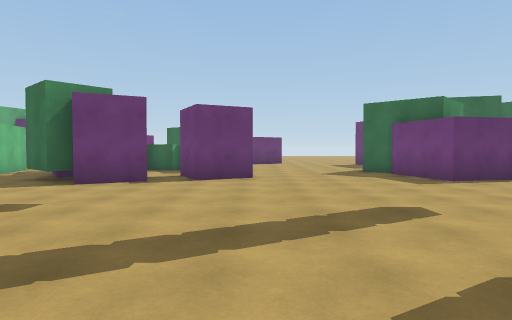
View 1 (above)

24 first-person views from a walk through a 3-D level made in the Unity game engine. The camera is 1.5 m above the floor, tilts 2° down and sees 75° across. The floor is counted in squares, 2 m on a side. Each view is taken from the middle of a square. On the plan, view 1 faces up. The plan holds only what a view shows up to about 11 squares ahead; the rest is blank. The place goes on beyond the plan. The player character is not drawn. Surface patterns are stand-ins for the level's own textures.

View 2
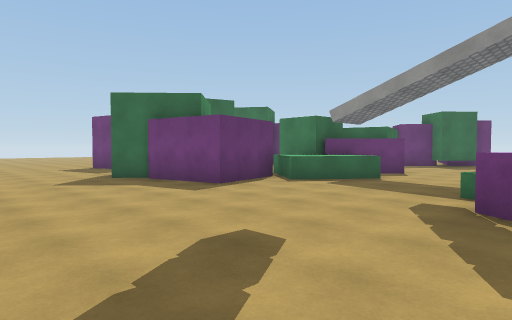

View 3
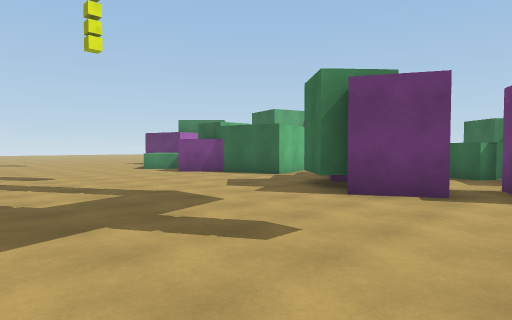

View 4
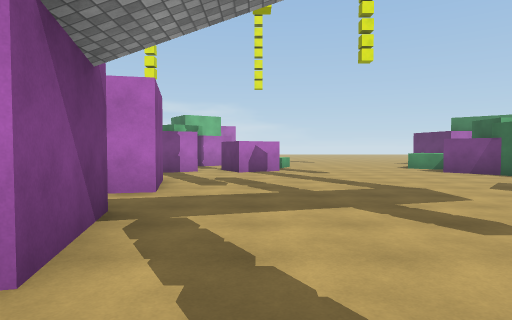

View 5
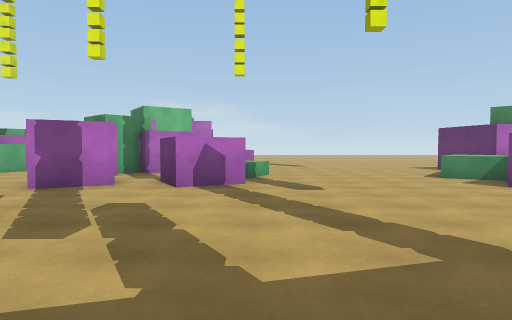

View 6
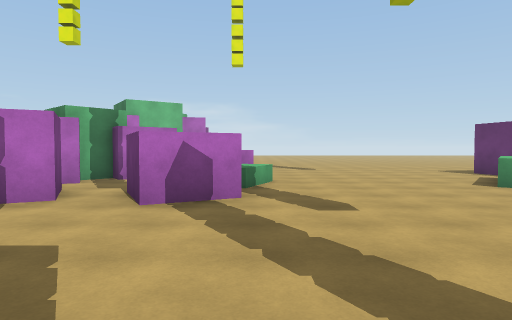

View 7
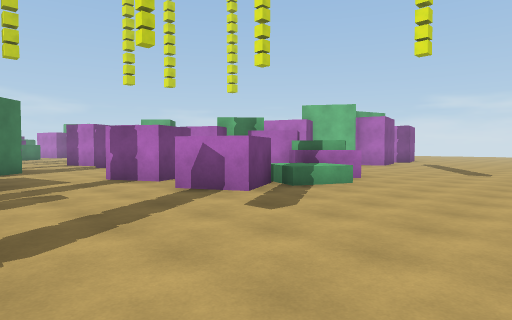

View 8
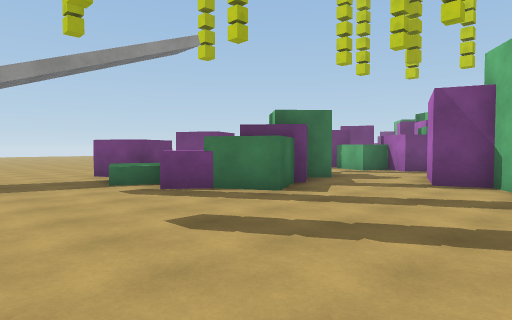

View 9
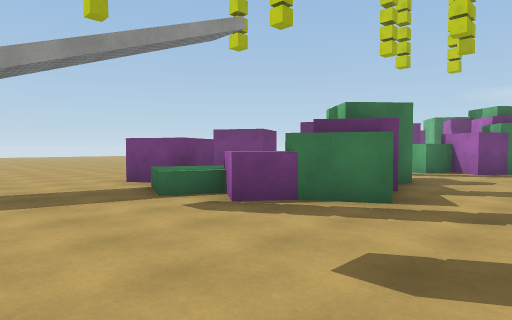

View 10
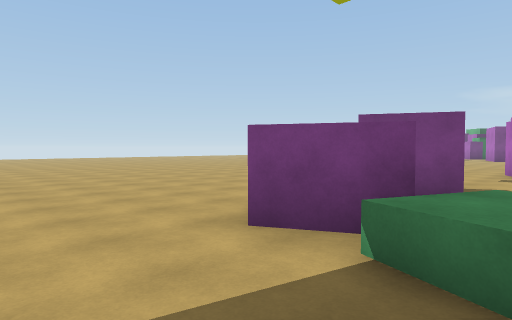

View 11
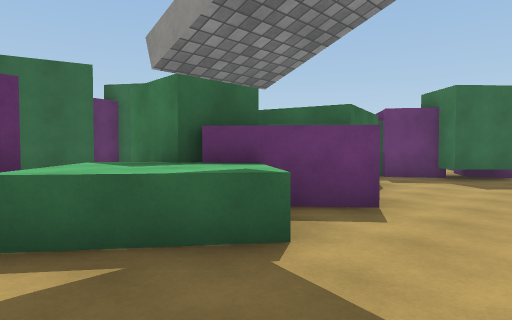

View 12
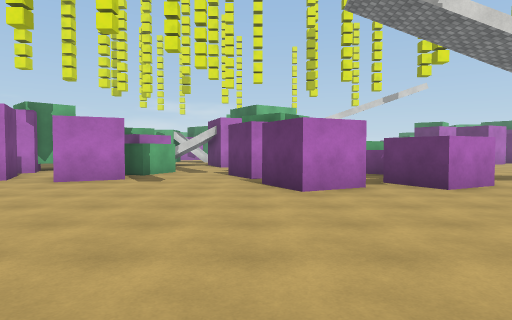

View 13
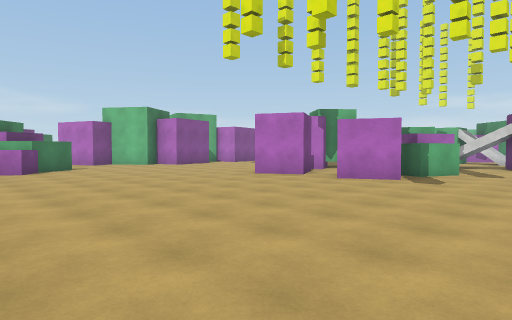

View 14
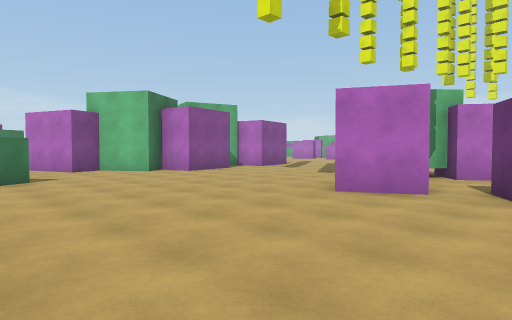

View 15
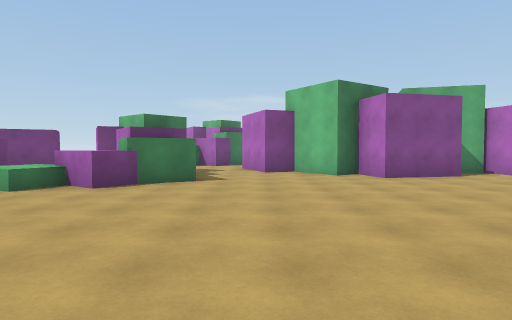

View 16
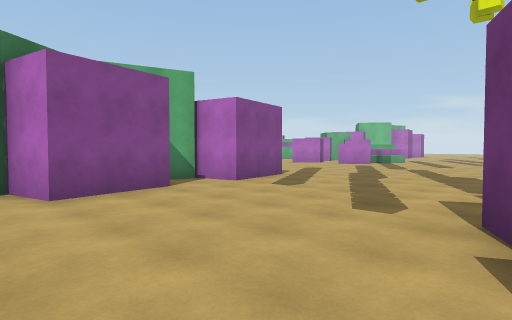

View 17
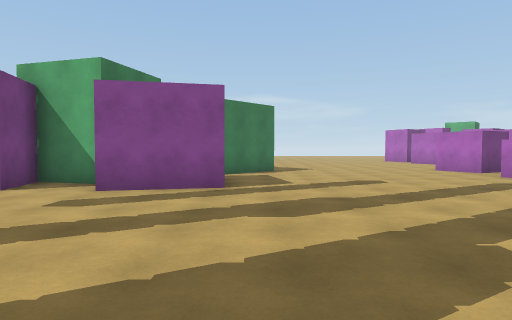

View 18
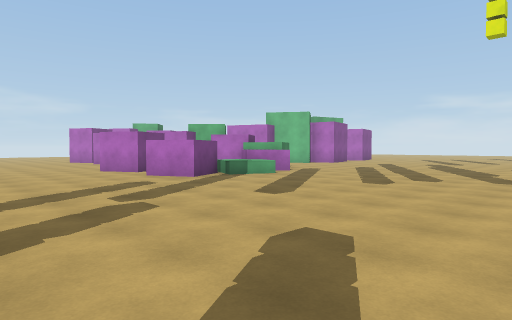

View 19
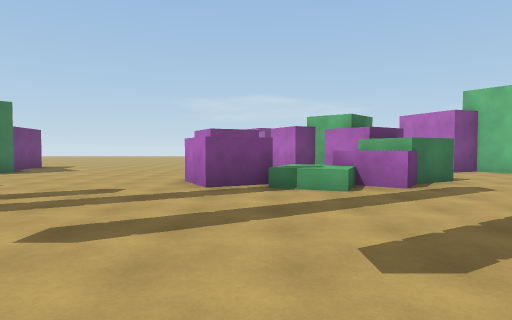

View 20
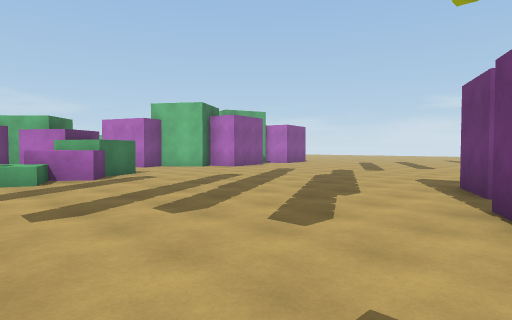

View 21
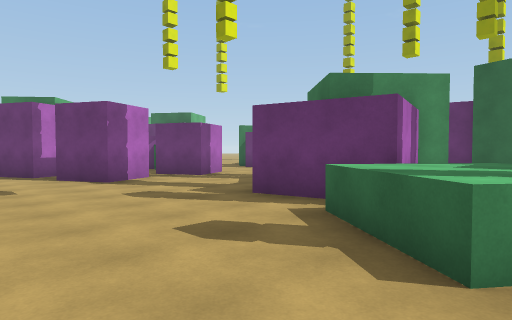

View 22
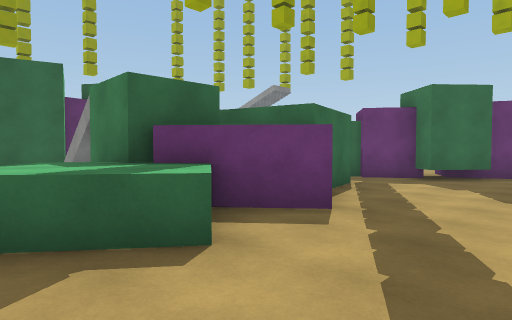

View 23
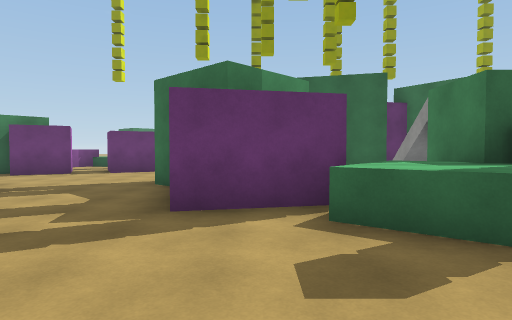

View 24
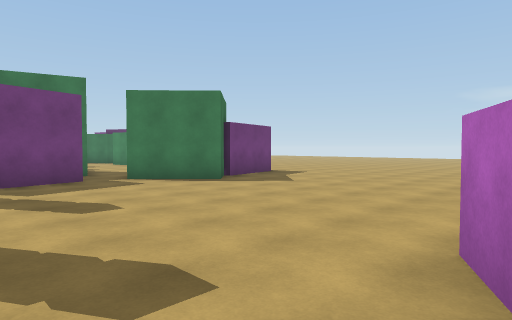

### Floor plan
Key: @ floor where view 1 was taken; # wall or solid block; . floor; = window, fence, low wall or low ledge; ^ raised ledge.
Columns run from 16 left of view 1 to 15 right of it. Each row starts with its distance up from view 1.
 15                   ..
 14                   ...    ##
 13                   ...  ###
 12             ###  ....    #
 11   #     #.   .  ....#
 10 ###^   ##.   .. ....##
  9 ..^^^###...# .##.....#  .#
  8 ...^.#.....###.#.....##^^#    .#
  7 ............#..........^^##  ..#
  6 ........................^.#....#
  5 ................................
  4 ................................
  3 .=.^.................#^^........
  2 .#^^##..............#^^##.......
  1  ## ##.............###.###......
  0  #####...##.### @...#  ##.......
 -1  #####...##  #  #...## ###......
 -2  ###.....##  #  ##...###........
 -3   ....... ###    ##............
 -4   ......  #       ..............
 -5  ## ...#  #       ...#..........
 -6    ##...  # #      #####........
 -7    #....###^#     ### #........
 -8    ##...#..^^#  #.######.......
 -9   ###.....^^^##....#####.......
-10  ##................###.........
-11 ...............................
-12 ...............................
-13 ...............................^
-14 .............................^^^
-15 ............................##
-16 ..................#..###....
-17 .......^.........###.####....
-18  ....^^^##.......# ###  ###..
-19   ..## =##.........#      #
-20  ... ##.##.......#..
-21 #..   ####......##
-22 ###    #  ......##
-23            ......#
-24            ......#
-25            ......
-26            .....

Positions as (right, up) in squares from view 1, and headings:
1: (0, 0), facing up
2: (0, 2), facing up-right
3: (-1, 2), facing up-left
4: (0, 2), facing left
5: (-4, 3), facing left
6: (-6, 3), facing left
7: (-7, 7), facing down-left
8: (-1, 6), facing down-right
9: (1, 6), facing down-right
10: (6, 5), facing down-right
11: (6, 4), facing up-right
12: (15, -2), facing left
13: (15, -2), facing down-left
14: (13, -6), facing down-left
15: (10, -7), facing down
16: (8, -10), facing down-left
17: (0, -10), facing down
18: (-2, -10), facing down-left
19: (-8, -11), facing down
20: (-8, -9), facing down-left
21: (-4, -12), facing up-left
22: (-6, -12), facing up-right
23: (-7, -12), facing up
24: (-7, -16), facing down-right
